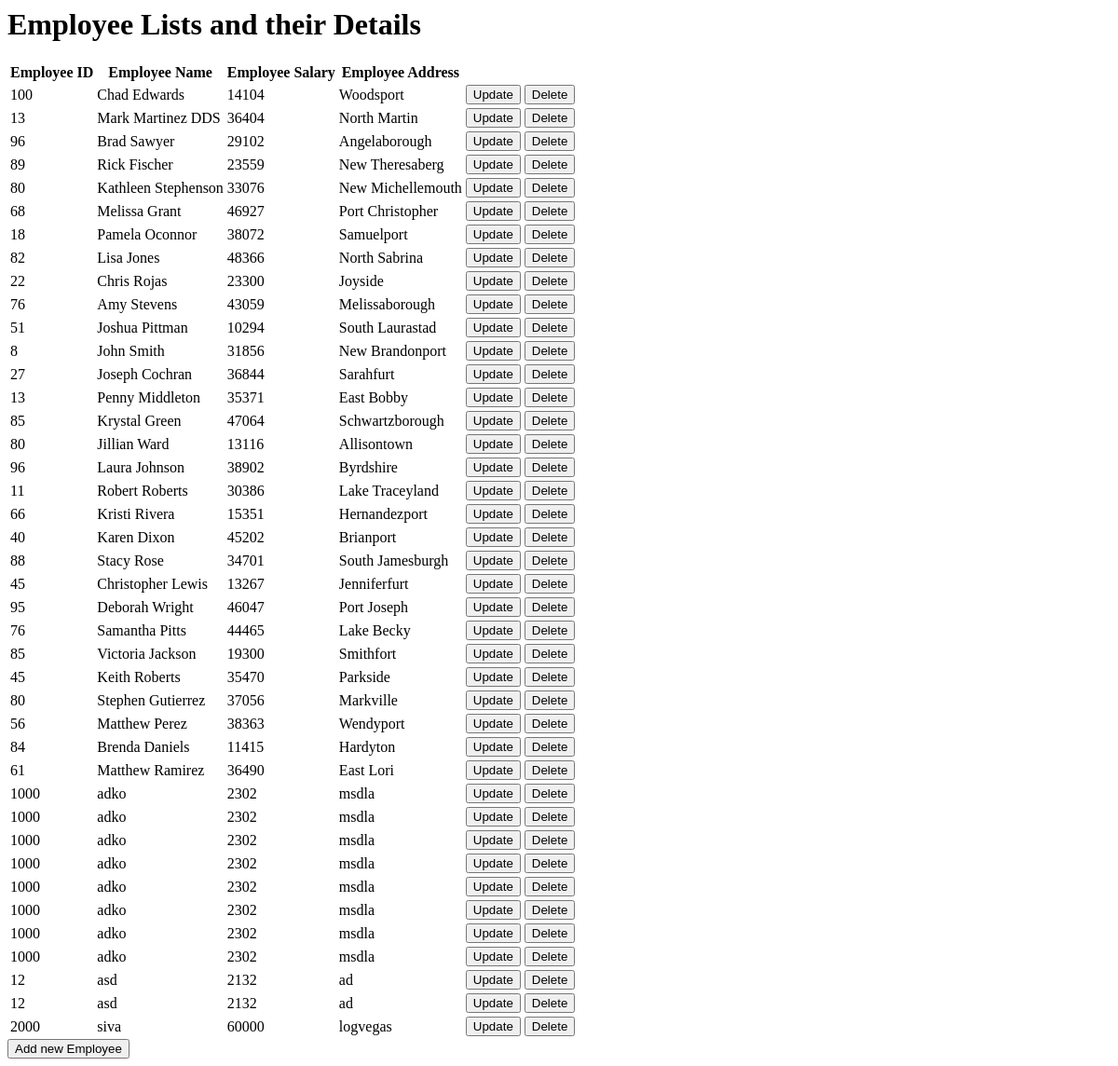
The app's page /employee_list, older data.
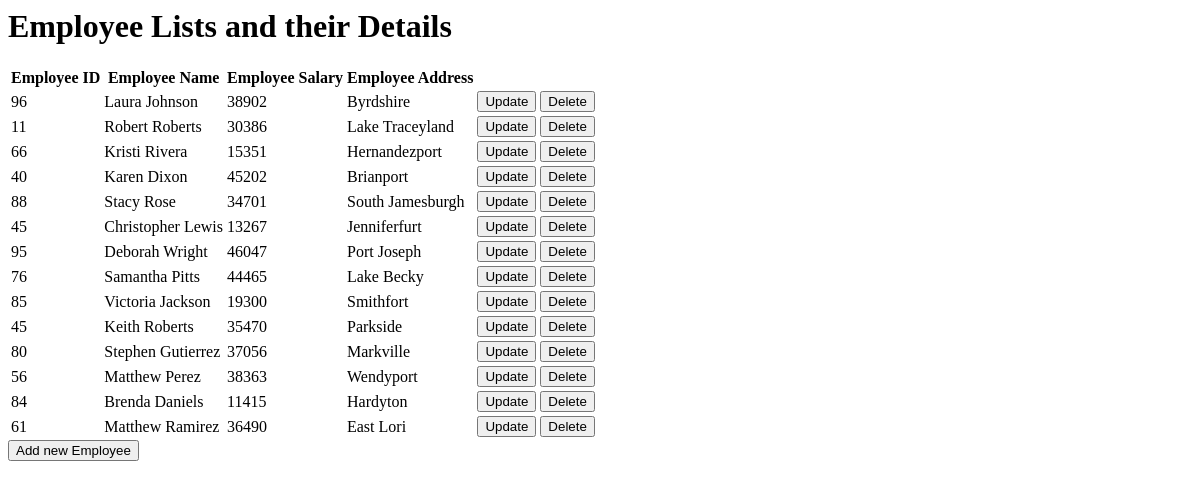
The same page, newer data.
### crudApp/models.py (models this page shows)
class Employee(models.Model):
    emp_no=models.IntegerField()
    emp_name=models.CharField(max_length=20)
    emp_salary=models.IntegerField()
    emp_Address=models.CharField(max_length=50)

### crudApp/views.py (the view)
# urls.py: path('employee_list',views.retrieve_list),
def retrieve_list(request):
    employee=Employee.objects.all()
    return render(request,'crudApp/employee_List.html',{'employee':employee})

### templates/crudApp/employee_List.html (shortened to what this page needs)
<html>
    {% extends 'crudApp/base.html' %}
    {% block  content %}
    <h1>Employee Lists and their Details </h1>
    <table>
        <thead>
            <th>Employee ID</th>
            <th>Employee Name</th>
            <th>Employee Salary</th>
            <th>Employee Address</th>
        </thead>
        {% for emp in employee %}
            <tr>
                <td>{{emp.emp_no}}</td>
                <td>{{emp.emp_name}}</td>
                <td>{{emp.emp_salary}}</td>
                <td>{{emp.emp_Address}}</td>
                <td> <a href="/update/{{emp.id}}"><button>Update</button></a></td>
                <td> <a href="/delete/{{emp.id}}"><button>Delete</button></a></td>
            </tr>
        {% endfor %}
    </table>
    <a href="/add"><button>Add new Employee</button></a>
    {% endblock %}

Row changes from the older to the newer data that the page shows:
removed Employee: emp_no "100", emp_name "Chad Edwards", emp_salary "14104", emp_Address "Woodsport"
removed Employee: emp_no "13", emp_name "Mark Martinez DDS", emp_salary "36404", emp_Address "North Martin"
removed Employee: emp_no "96", emp_name "Brad Sawyer", emp_salary "29102", emp_Address "Angelaborough"
removed Employee: emp_no "89", emp_name "Rick Fischer", emp_salary "23559", emp_Address "New Theresaberg"
removed Employee: emp_no "80", emp_name "Kathleen Stephenson", emp_salary "33076", emp_Address "New Michellemouth"
removed Employee: emp_no "68", emp_name "Melissa Grant", emp_salary "46927", emp_Address "Port Christopher"
removed Employee: emp_no "18", emp_name "Pamela Oconnor", emp_salary "38072", emp_Address "Samuelport"
removed Employee: emp_no "82", emp_name "Lisa Jones", emp_salary "48366", emp_Address "North Sabrina"
removed Employee: emp_no "22", emp_name "Chris Rojas", emp_salary "23300", emp_Address "Joyside"
removed Employee: emp_no "76", emp_name "Amy Stevens", emp_salary "43059", emp_Address "Melissaborough"
removed Employee: emp_no "51", emp_name "Joshua Pittman", emp_salary "10294", emp_Address "South Laurastad"
removed Employee: emp_no "8", emp_name "John Smith", emp_salary "31856", emp_Address "New Brandonport"
removed Employee: emp_no "27", emp_name "Joseph Cochran", emp_salary "36844", emp_Address "Sarahfurt"
removed Employee: emp_no "13", emp_name "Penny Middleton", emp_salary "35371", emp_Address "East Bobby"
removed Employee: emp_no "85", emp_name "Krystal Green", emp_salary "47064", emp_Address "Schwartzborough"
removed Employee: emp_no "80", emp_name "Jillian Ward", emp_salary "13116", emp_Address "Allisontown"
removed Employee: emp_no "1000", emp_name "adko", emp_salary "2302", emp_Address "msdla"
removed Employee: emp_no "1000", emp_name "adko", emp_salary "2302", emp_Address "msdla"
removed Employee: emp_no "1000", emp_name "adko", emp_salary "2302", emp_Address "msdla"
removed Employee: emp_no "1000", emp_name "adko", emp_salary "2302", emp_Address "msdla"
removed Employee: emp_no "1000", emp_name "adko", emp_salary "2302", emp_Address "msdla"
removed Employee: emp_no "1000", emp_name "adko", emp_salary "2302", emp_Address "msdla"
removed Employee: emp_no "1000", emp_name "adko", emp_salary "2302", emp_Address "msdla"
removed Employee: emp_no "1000", emp_name "adko", emp_salary "2302", emp_Address "msdla"
removed Employee: emp_no "12", emp_name "asd", emp_salary "2132", emp_Address "ad"
removed Employee: emp_no "12", emp_name "asd", emp_salary "2132", emp_Address "ad"
removed Employee: emp_no "2000", emp_name "siva", emp_salary "60000", emp_Address "logvegas"
